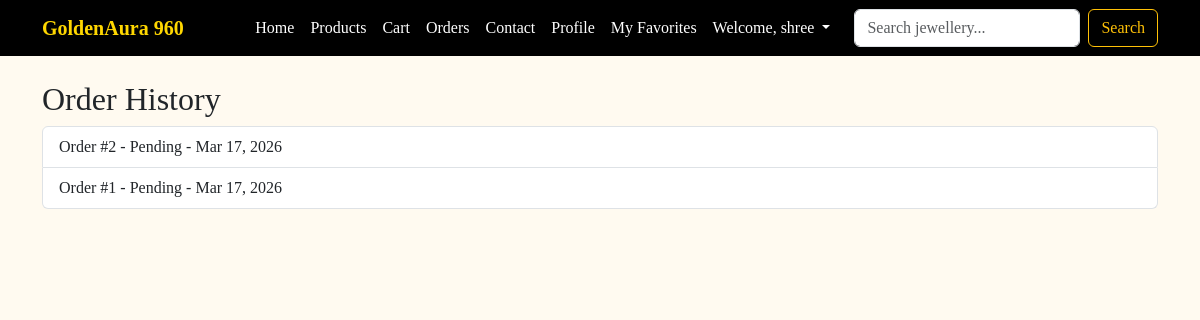
Screenshot of /orders/ (signed in) with the database file from the repository.
### store/models.py (models this page shows, shortened)
class Order(models.Model):
    STATUS_CHOICES = [
        ("Pending", "Pending"),
        ("Paid", "Paid"),
        ("Cancelled", "Cancelled"),
    ]
    user = models.ForeignKey(User, on_delete=models.CASCADE)
    products = models.ManyToManyField(Product)
    payment_method = models.CharField(max_length=50)
    status = models.CharField(max_length=20, choices=STATUS_CHOICES, default="Pending")
    created_at = models.DateTimeField(auto_now_add=True)

### store/views.py (the view)
# urls.py: path("orders/", views.order_history, name="order_history"),
@login_required
def order_history(request):
    orders = Order.objects.filter(user=request.user).order_by("-created_at")
    return render(request, "store/order_history.html", {"orders": orders})

### store/templates/store/order_history.html (shortened to what this page needs)
{% extends "store/base.html" %}
{% block content %}
<h2>Order History</h2>
<ul class="list-group">
  {% for order in orders %}
    <li class="list-group-item">
      Order #{{ order.id }} - {{ order.status }} - {{ order.created_at|date:"M d, Y" }}
    </li>
  {% empty %}
    <li class="list-group-item">No orders yet.</li>
  {% endfor %}
</ul>
{% endblock %}

### store/templates/store/base.html (shortened to what this page needs)
<!DOCTYPE html>
<html lang="en">
<head>
  <link href="https://cdn.jsdelivr.net/npm/bootstrap@5.3.0/dist/css/bootstrap.min.css" rel="stylesheet">
</head>
<body>
  <nav class="navbar navbar-expand-lg">
    <div class="container">
      <a class="navbar-brand" href="/">GoldenAura 960</a>
      <div class="collapse navbar-collapse" id="navbarNav">
        <ul class="navbar-nav ms-auto">
          <li class="nav-item"><a class="nav-link" href="{% url 'home' %}">Home</a></li>
          <li class="nav-item"><a class="nav-link" href="{% url 'product_list' %}">Products</a></li>
          <li class="nav-item"><a class="nav-link" href="{% url 'cart' %}">Cart</a></li>
          <li class="nav-item"><a class="nav-link" href="{% url 'order_history' %}">Orders</a></li>
          <li class="nav-item"><a class="nav-link" href="{% url 'contact' %}">Contact</a></li>
          <li class="nav-item"><a class="nav-link" href="{% url 'profile' %}">Profile</a></li>
          <li class="nav-item"><a class="nav-link" href="{% url 'favorites_list' %}">My Favorites</a></li>
          {% if user.is_authenticated %}
            <li class="nav-item dropdown">
              <a class="nav-link dropdown-toggle" href="#" id="userMenu" role="button" data-bs-toggle="dropdown">
                Welcome, {{ user.username }}
              </a>
            </li>
          {% else %}
            <li class="nav-item"><a class="nav-link" href="{% url 'login_signup' %}">Account</a></li>
          {% endif %}
        </ul>
        <form method="GET" action="{% url 'search_results' %}" class="d-flex ms-3">
          <input class="form-control me-2" type="search" name="q" placeholder="Search jewellery..." aria-label="Search">
          <button class="btn btn-outline-warning" type="submit">Search</button>
        </form>
      </div>
    </div>
  </nav>
  <div class="container my-4">
    {% block content %}{% endblock %}
  </div>
</body>
</html>

### store/templates/store/base.html (style rules this page uses)
body { font-family: 'Lora', serif; background-color: #fffaf0; }
.navbar { background-color: #000; }
.navbar-brand { color: gold; font-weight: bold; }
.nav-link { color: white !important; }

### rows the page displays
Order: id "2", status "Pending", created_at "Mar 17, 2026"
Order: id "1", status "Pending", created_at "Mar 17, 2026"

### other values shown
{{ user.username }} "shree"
